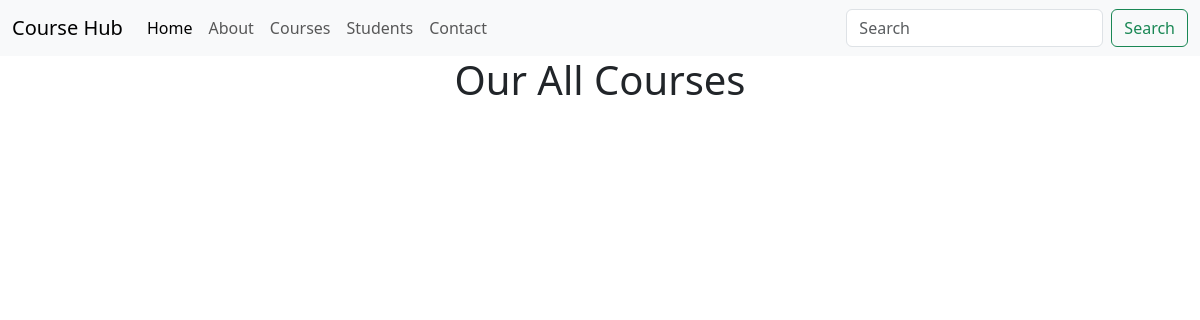
/courses, run on an earlier commit of the app's database.
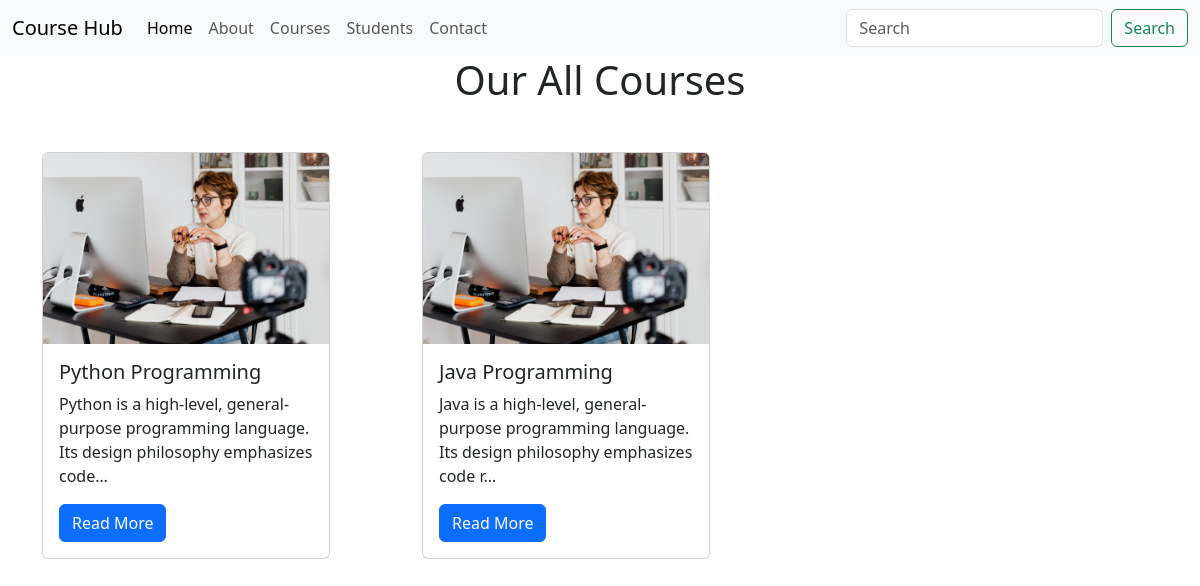
And on a later commit of the database.
### sofconapp/models.py (models this page shows, shortened)
class Course(models.Model):
    sno = models.AutoField(primary_key=True)
    cname = models.CharField(max_length=255)
    csummary = models.TextField()
    cimg = models.ImageField(upload_to='courseimages')
    heading = models.CharField(max_length=100)
    slug = models.SlugField(max_length=500)

### sofconapp/views.py (the view)
# urls.py: path('courses',views.courses,name='courses'),
def courses(request):
    allCourses = Course.objects.all()
    return render(request, 'courses.html', {'allCourses':allCourses})

### templates/courses.html
{% extends "base.html" %}
{% block content %}
<h1 class="text-center">Our All Courses</h1>
<div class="container">
       <div class="row my-5">
              {% for i in allCourses %}
              <div class="col-md-4">
                     <div class="card" style="width: 18rem;">
                            <img src="{{i.cimg.url}}" class="card-img-top" alt="...">
                            <div class="card-body">
                                   <h5 class="card-title">{{i.cname}}</h5>
                                   <p class="card-text">{{i.csummary | truncatechars:100}}</p>
                                   <a href="{{i.slug}}" class="btn btn-primary">Read More</a>
                            </div>
                     </div>
              </div>
              {% endfor %}
       </div>
</div>
{% endblock content %}

### templates/base.html (shortened to what this page needs)
<!DOCTYPE html>
<html>
    <head>
        <link rel="stylesheet" href="">
        <link href="https://cdn.jsdelivr.net/npm/bootstrap@5.3.2/dist/css/bootstrap.min.css" rel="stylesheet">
    </head>
    <body>
        <nav class="navbar navbar-expand-lg bg-body-tertiary">
            <div class="container-fluid">
              <a class="navbar-brand" href="/">Course Hub</a>
              <div class="collapse navbar-collapse" id="navbarSupportedContent">
                <ul class="navbar-nav me-auto mb-2 mb-lg-0">
                  <li class="nav-item">
                    <a class="nav-link active" aria-current="page" href="/">Home</a>
                  </li>
                  <li class="nav-item">
                    <a class="nav-link" href="about">About</a>
                  </li>
                  <li class="nav-item">
                    <a class="nav-link" href="courses">Courses</a>
                  </li>
                  <li class="nav-item">
                    <a class="nav-link" href="students">Students</a>
                  </li>
                  <li class="nav-item">
                    <a class="nav-link" href="contact">Contact</a>
                  </li>
                </ul>
                <form class="d-flex" role="search">
                  <input class="form-control me-2" type="search" placeholder="Search" aria-label="Search">
                  <button class="btn btn-outline-success" type="submit">Search</button>
                </form>
              </div>
            </div>
          </nav>
          {% block content %}{% endblock content %}
    </body>
</html>

What changed in the data, as far as the page shows it:
added Course: cimg (picture), cname "Python Programming", csummary "Python is a high-level, general-purpose programming language. Its design philosophy emphasizes code…"
added Course: cimg (picture), cname "Java Programming", csummary "Java is a high-level, general-purpose programming language. Its design philosophy emphasizes code r…"
